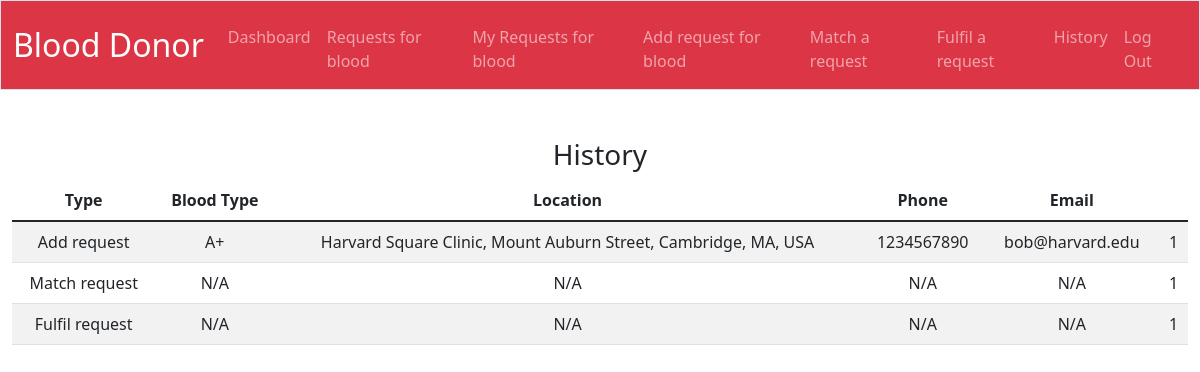
Screenshot of /history (signed in) with the database file from the repository.
### tables this page shows
CREATE TABLE history (id INTEGER PRIMARY KEY, type TEXT NOT NULL, blood_type TEXT, location TEXT, email TEXT, phone_number TEXT, matched TEXT, request_id INTEGER, user_id INTEGER NOT NULL);

### app.py (the view)
@app.route("/history")
def history():
    p_list = db.execute("SELECT * FROM history WHERE user_id=?", session["user_id"])
    return render_template("history.html", message="History", list=p_list)

### templates/history.html (shortened to what this page needs)
{% extends "layout.html" %}
{% block main %}
    <h3>{{ message }}</h3>
    <table class="table table-striped">
        <thead>
            <tr>
                <th>Type</th>
                <th>Blood Type</th>
                <th>Location</th>
                <th>Phone</th>
                <th>Email</th>
            </tr>
        </thead>
        {% for item in list %}
            <tr>
                <td>{{ item.type }}</td>
                <td>{{ item.blood_type }}</td>
                <td>{{ item.location }}</td>
                <td>{{ item.phone_number }}</td>
                <td>{{ item.email }}</td>
                <td>{{ item.request_id }}</td>
            </tr>
        {% endfor %}
    </table>
{% endblock %}

### templates/layout.html (shortened to what this page needs)
<!DOCTYPE html>
<html lang="en">
    <head>
        <link href="/static/css/styles.css" rel="stylesheet">
        <link href="https://cdn.jsdelivr.net/npm/bootstrap@5.1.3/dist/css/bootstrap.min.css" rel="stylesheet">
    </head>
    <body>
        <nav class="bg-danger border navbar navbar-expand-md navbar-dark">
            <div class="container-fluid">
                <a class="navbar-brand" href="/">
                    <span>Blood Donor</span>
                </a>
                <div class="collapse navbar-collapse" id="navbar">
                    {% if session["user_id"] %}
                        <ul class="navbar-nav me-auto mt-2">
                            <li class="nav-item"><a class="nav-link" href="/">Dashboard</a></li>
                            <li class="nav-item"><a class="nav-link" href="/requests">Requests for blood</a></li>
                            <li class="nav-item"><a class="nav-link" href="/myrequests">My Requests for blood</a></li>
                            <li class="nav-item"><a class="nav-link" href="/addrequest">Add request for blood</a></li>
                            <li class="nav-item"><a class="nav-link" href="/match">Match a request</a></li>
                            <li class="nav-item"><a class="nav-link" href="/fulfil">Fulfil a request</a></li>
                            <li class="nav-item"><a class="nav-link" href="/history">History</a></li>
                        </ul>
                        <ul class="navbar-nav ms-auto mt-2">
                            <li class="nav-item"><a class="nav-link" href="/logout">Log Out</a></li>
                        </ul>
                    {% else %}
                        <ul class="navbar-nav me-auto mt-2">
                            <li class="nav-item"><a class="nav-link" href="/login">Login</a></li>
                        <li class="nav-item"><a class="nav-link" href="/register">Register</a></li>
                        </ul>
                    {% endif %}
                </div>
            </div>
        </nav>
        <main class="container-fluid py-5 text-center">
            {% block main %}{% endblock %}
        </main>
    </body>
</html>

### static/css/styles.css (style rules this page uses)
nav .navbar-brand { font-size: xx-large; }

### rows the page displays
history: type "Add request", blood_type "A+", location "Harvard Square Clinic, Mount Auburn Street, Cambridge, MA, USA", phone_number "1234567890", email "bob@harvard.edu", request_id "1"
history: type "Match request", blood_type "N/A", location "N/A", phone_number "N/A", email "N/A", request_id "1"
history: type "Fulfil request", blood_type "N/A", location "N/A", phone_number "N/A", email "N/A", request_id "1"

### other values shown
{{ message }} "History"
